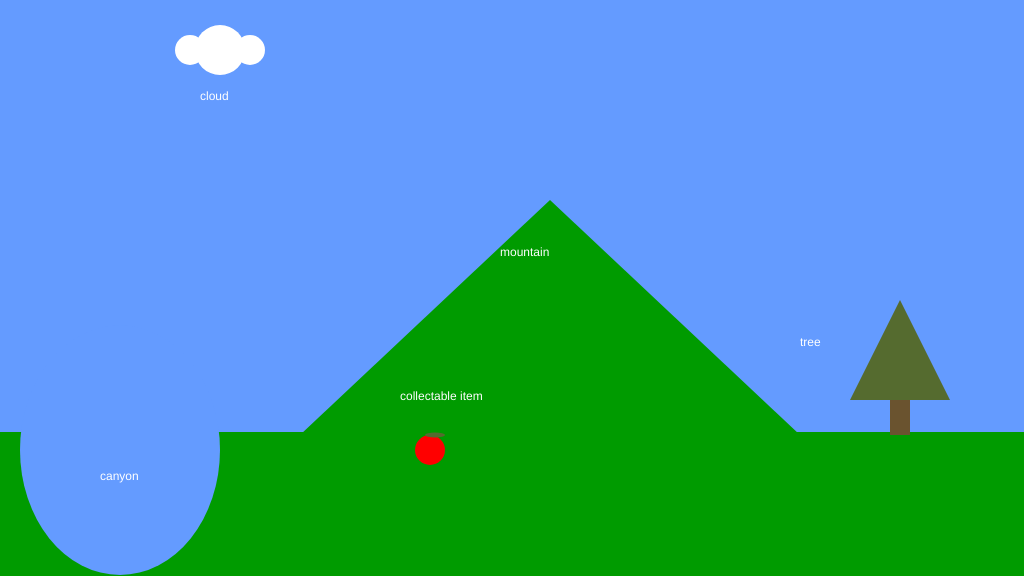
Frame 1 (no input)
Frame 60 (no input): identical to frame 1, image omitted
Frame 120 (the mouse pressed at the canvas centre since frame 60): identical to frame 1, image omitted

The p5.js sketch that drew this single still picture (run headless with seeded random() and noise() and a simulated clock; from frame 60 on, the mouse is pressed at the canvas centre):

// p5.js sketch
// ── sketch.js
/*

The Game Project

1 - Background Scenery

Use p5 drawing functions such as rect, ellipse, line, triangle and
point to draw the scenery as set out in the code comments. The items
should appear next to the text titles.

Each bit of scenery is worth two marks:

0 marks = not a reasonable attempt
1 mark = attempted but it's messy or lacks detail
2 marks = you've used several shape functions to create the scenery

I've given titles and chosen some base colours, but feel free to
imaginatively modify these and interpret the scenery titles loosely to
match your game theme.


WARNING: Do not get too carried away. If you're shape takes more than 5 lines
of code to draw then you've probably over done it.


*/

function setup()
{
	createCanvas(1024, 576);
}

function draw()
{
	background(100, 155, 255); //fill the sky blue

	noStroke();
	fill(0,155,0);
	rect(0, 432, 1024, 144); //draw some green ground

	//1. a cloud in the sky
	//... add your code here
	fill(255);
	ellipse(220, 50, 50);
	ellipse(250, 50, 30);
	ellipse(190, 50, 30)


	noStroke();
	fill(255);
	text("cloud", 200, 100);

	//2. a mountain in the distance
	//... add your code here
	fill(0,155,0)
	triangle(550, 200, 300, 435, 800, 435)


	noStroke();
	fill(255);
	text("mountain", 500, 256);

	//3. a tree
	//... add your code here
	fill(106, 83, 47);
	rect(890,380,20,55);
	fill(85,107,47)
	triangle(900,300,850,400,950,400);

	noStroke();
	fill(255);
	text("tree", 800, 346);

	//4. a canyon
	//NB. the canyon should go from ground-level to the bottom of the screen

	//... add your code here
	fill(100, 155, 255);
	
	ellipse(120,450,200,250);

	noStroke();
	fill(255);
	text("canyon", 100, 480);

	//5. a collectable token - eg. a jewel, fruit, coins
	//... add your code here
	// This is an apple
	fill(255,0,0);
	ellipse(430,450,30);
	fill(85,107,47);
	ellipse(435,435,20,5);

	noStroke();
	fill(255);
	text("collectable item", 400, 400);
}
